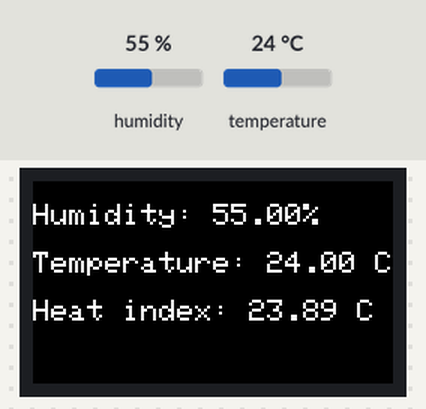
This sketch was run on a simulated ESP32. Parts: 240×135 colour display. The test bench sets the inputs (shaded band); at power-on: humidity 55 %, temperature 24 °C. What the sketch prints to the serial monitor is not drawn.

Above: at 2.8 s.
2.9 s: humidity set to 22 %
At 5.2 s:
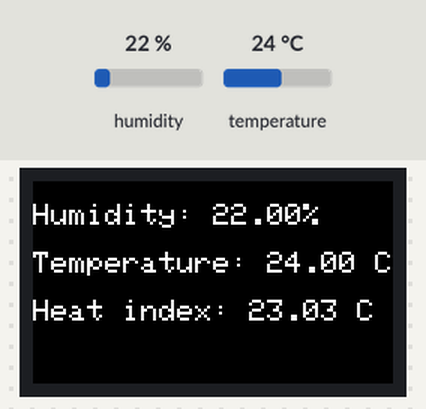
5.9 s: temperature set to 12 °C
At 7.7 s:
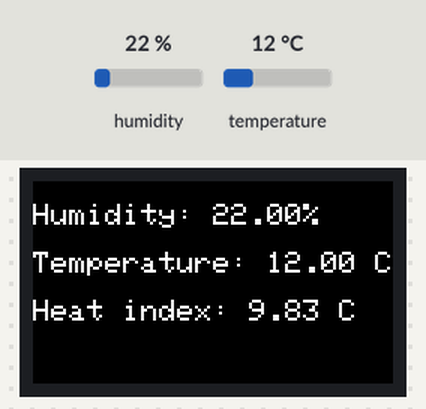
8.9 s: humidity set to 40 %
At 11.6 s:
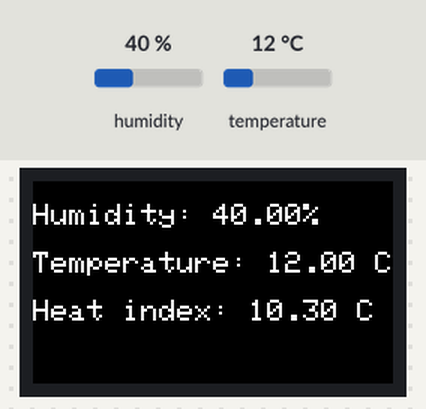
11.9 s: temperature set to 19 °C
At 12.8 s:
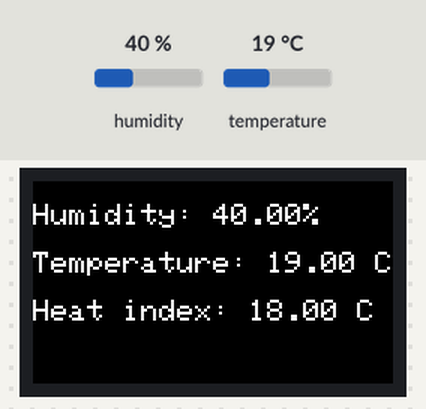
Timing chart, 0 to 14.9 s (numbered marks = the images above; inputs shaded):
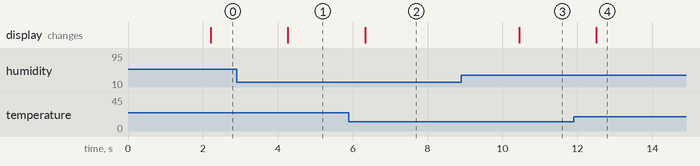

Measured:
- after the input at 2.9 s, the display: changes after 1.4 s (image 1)
- after the input at 5.9 s, the display: changes after 0.43 s (image 2)
- after the input at 8.9 s, the display: changes after 1.5 s (image 3)
- after the input at 11.9 s, the display: changes after 0.61 s (image 4)

The sketch:

tempsensor.ino
```cpp
#include <M5StickCPlus.h>
#include "DHT.h"
#define DHTTYPE DHT22

const int DHTPIN = 26;

DHT dht(DHTPIN, DHTTYPE);

void setup(){
  M5.begin();
  M5.Lcd.setTextSize(2);
  M5.Lcd.setRotation(3);

  Serial.begin(115200);
  dht.begin();
}


void loop() {

   // Wait a few seconds between measurements.
   delay(2000);
   M5.Lcd.fillScreen(BLACK);
   M5.Lcd.setCursor(0, 15);

  // Reading temperature or humidity takes about 250 milliseconds!
  // Sensor readings may also be up to 2 seconds 'old' (its a very slow sensor)
  float humidity = dht.readHumidity();
  // Read temperature as Celsius (the default)
  float temperature = dht.readTemperature();

  // Check if any reads failed and exit early (to try again).
  if (isnan(humidity) || isnan(temperature)) {
    Serial.println(F("Failed to read from DHT sensor!"));
    return;
  }
  // Compute heat index in Celsius (isFahreheit = false)
  float heatIndex = dht.computeHeatIndex(temperature, humidity, false);

  M5.Lcd.print(F("Humidity: "));
  M5.Lcd.print(humidity);
  M5.Lcd.println(F("%"));
  M5.Lcd.println();
  M5.Lcd.print(F("Temperature: "));
  M5.Lcd.print(temperature);
  M5.Lcd.println(F(" C"));
  M5.Lcd.println();
  M5.Lcd.print(F("Heat index: "));
  M5.Lcd.print(heatIndex);
  M5.Lcd.println(F(" C"));

  Serial.print(F("Humidity: "));
  Serial.print(humidity);
  Serial.print(F("%  Temperature: "));
  Serial.print(temperature);
  Serial.print(F("°C "));
  Serial.print(F(" Heat index: "));
  Serial.print(heatIndex);
  Serial.println(F("°C"));
}
```
